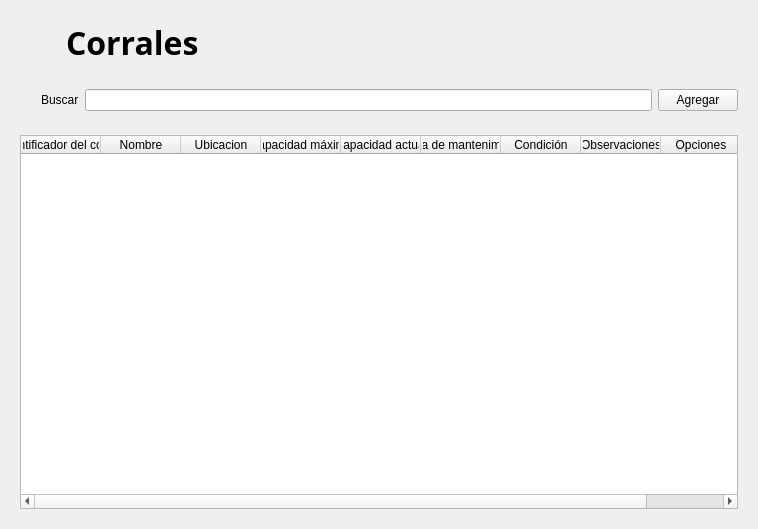
<?xml version="1.0" encoding="UTF-8"?>
<ui version="4.0">
 <class>widget_4</class>
 <widget class="QWidget" name="widget_4">
  <property name="geometry">
   <rect>
    <x>0</x>
    <y>0</y>
    <width>758</width>
    <height>529</height>
   </rect>
  </property>
  <property name="windowTitle">
   <string>SDLG - Animales</string>
  </property>
  <layout class="QVBoxLayout" name="verticalLayout">
   <item>
    <widget class="QWidget" name="widget" native="true">
     <layout class="QHBoxLayout" name="horizontalLayout">
      <item>
       <widget class="QLabel" name="label_2">
        <property name="minimumSize">
         <size>
          <width>40</width>
          <height>40</height>
         </size>
        </property>
        <property name="maximumSize">
         <size>
          <width>40</width>
          <height>40</height>
         </size>
        </property>
        <property name="text">
         <string/>
        </property>
        <property name="pixmap">
         <pixmap resource="../../resources.qrc">:/icons/img/icons/Nfence.png</pixmap>
        </property>
        <property name="scaledContents">
         <bool>true</bool>
        </property>
       </widget>
      </item>
      <item>
       <widget class="QLabel" name="label">
        <property name="font">
         <font>
          <family>Segoe UI Variable Display Semib</family>
          <pointsize>24</pointsize>
          <weight>75</weight>
          <bold>true</bold>
         </font>
        </property>
        <property name="text">
         <string>Corrales</string>
        </property>
       </widget>
      </item>
      <item>
       <spacer name="horizontalSpacer">
        <property name="orientation">
         <enum>Qt::Horizontal</enum>
        </property>
        <property name="sizeHint" stdset="0">
         <size>
          <width>570</width>
          <height>20</height>
         </size>
        </property>
       </spacer>
      </item>
     </layout>
    </widget>
   </item>
   <item>
    <widget class="QWidget" name="widget_2" native="true">
     <layout class="QHBoxLayout" name="horizontalLayout_2">
      <item>
       <widget class="QLabel" name="label_4">
        <property name="minimumSize">
         <size>
          <width>15</width>
          <height>15</height>
         </size>
        </property>
        <property name="maximumSize">
         <size>
          <width>15</width>
          <height>15</height>
         </size>
        </property>
        <property name="text">
         <string/>
        </property>
        <property name="pixmap">
         <pixmap resource="../../resources.qrc">:/icons/img/icons/search.png</pixmap>
        </property>
        <property name="scaledContents">
         <bool>true</bool>
        </property>
       </widget>
      </item>
      <item>
       <widget class="QLabel" name="label_3">
        <property name="text">
         <string>Buscar</string>
        </property>
       </widget>
      </item>
      <item>
       <widget class="QLineEdit" name="lineEdit"/>
      </item>
      <item>
       <widget class="QPushButton" name="indexbtn2">
        <property name="text">
         <string>Agregar</string>
        </property>
        <property name="icon">
         <iconset resource="../../resources.qrc">
          <normaloff>:/icons/img/icons/agregar.png</normaloff>:/icons/img/icons/agregar.png</iconset>
        </property>
        <property name="iconSize">
         <size>
          <width>20</width>
          <height>20</height>
         </size>
        </property>
        <property name="checkable">
         <bool>true</bool>
        </property>
        <property name="autoExclusive">
         <bool>true</bool>
        </property>
       </widget>
      </item>
     </layout>
    </widget>
   </item>
   <item>
    <widget class="QWidget" name="widget_3" native="true">
     <layout class="QGridLayout" name="gridLayout">
      <item row="0" column="0">
       <widget class="QTableWidget" name="tableWidget">
        <attribute name="horizontalHeaderDefaultSectionSize">
         <number>80</number>
        </attribute>
        <column>
         <property name="text">
          <string>Identificador del corral</string>
         </property>
        </column>
        <column>
         <property name="text">
          <string>Nombre</string>
         </property>
        </column>
        <column>
         <property name="text">
          <string>Ubicacion</string>
         </property>
        </column>
        <column>
         <property name="text">
          <string>Capacidad máxima</string>
         </property>
        </column>
        <column>
         <property name="text">
          <string>Capacidad actual</string>
         </property>
        </column>
        <column>
         <property name="text">
          <string>Fecha de mantenimiento</string>
         </property>
        </column>
        <column>
         <property name="text">
          <string>Condición</string>
         </property>
        </column>
        <column>
         <property name="text">
          <string>Observaciones</string>
         </property>
        </column>
        <column>
         <property name="text">
          <string>Opciones</string>
         </property>
        </column>
       </widget>
      </item>
     </layout>
    </widget>
   </item>
  </layout>
 </widget>
 <resources>
  <include location="resources.qrc"/>
  <include location="../../.designer/backup/resources.qrc"/>
  <include location="../../resources.qrc"/>
 </resources>
 <connections/>
</ui>
